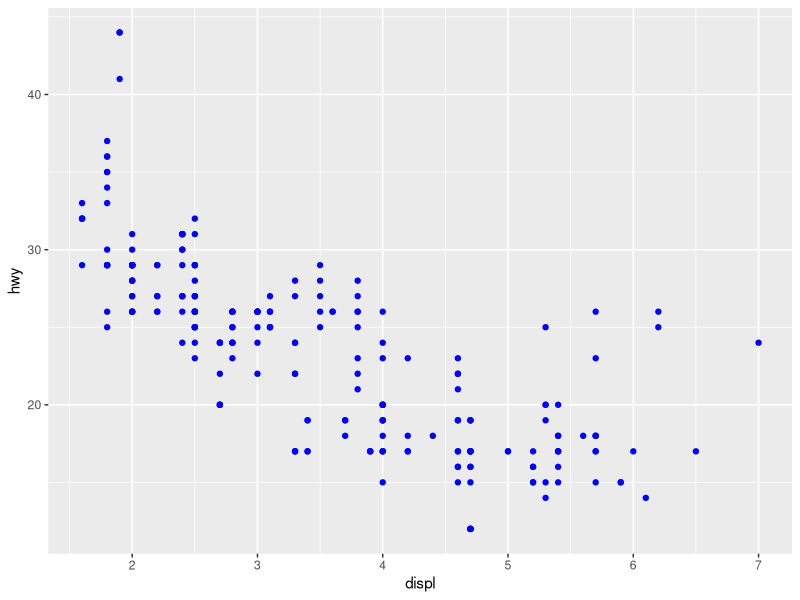
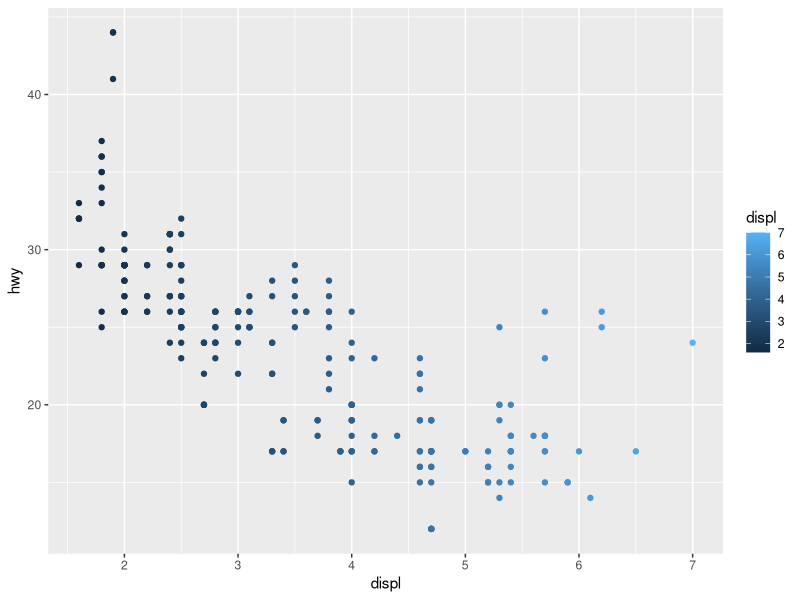
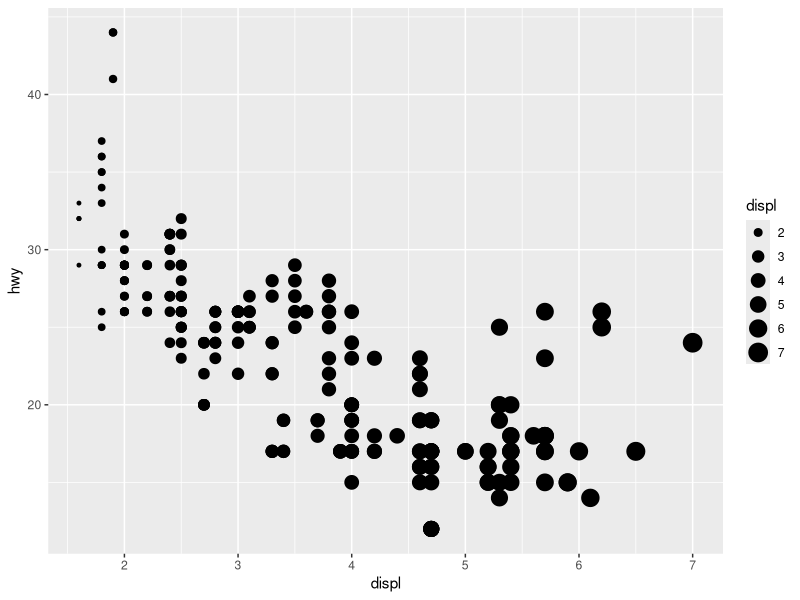

Generate these figures, in order, with R: (Note: this script raises an error after producing the figures.)
## Author: Jacqueline
## Exercises for Day Four
library(tidyverse)

# Section 3.3.1, exercises 1,2,3
ggplot(data = mpg) +
    geom_point(mapping = aes(x = displ, y = hwy), colour="blue")

?mpg
view(mpg)
str(mpg)
# Continuous: displ, year, cty, hwy,
# Categorical: manufacturer, model, trans, drv, fl, class, | cyl

# Continuous
ggplot(data = mpg) +
    geom_point(mapping = aes(x = displ, y = hwy, colour = displ))

ggplot(data = mpg) +
    geom_point(mapping = aes(x = displ, y = hwy, size = displ))

ggplot(data = mpg) +
    geom_point(mapping = aes(x = displ, y = hwy, shape = displ))

# Categorical
ggplot(data = mpg) +
    geom_bar(mapping = aes(x = hwy, fill = class))

ggplot(data = mpg) +
    geom_point(mapping = aes(x = displ, y = hwy, colour = class))

ggplot(data = mpg) +
    geom_point(mapping = aes(x = displ, y = hwy, size = class))

ggplot(data = mpg) +
    geom_point(mapping = aes(x = displ, y = hwy, shape = class))

# Section 3.5.1, exercises 1,4
ggplot(data = mpg) +
    geom_point(mapping = aes(x = displ, y = hwy)) +
    facet_wrap(~ cty)

#Read ?facet_wrap. What does nrow do? What does ncol do? What other options control the layout of the individual panels? Why doesn’t facet_grid() have nrow and ncol arguments?
?facet_wrap

#nrow and ncol let us control the ammount of rows and columns
# scales, space, shrink, switch, drop, dir, strip.position, axes, axis.labels
# the rows and columns are defined by the faceting variables

# Section 3.6.1, exercises 5 and 6
ggplot(data = mpg, mapping = aes(x = displ, y = hwy)) + 
  geom_point() + 
  geom_smooth()

ggplot() + 
  geom_point(data = mpg, mapping = aes(x = displ, y = hwy)) + 
  geom_smooth(data = mpg, mapping = aes(x = displ, y = hwy))

# Yes they will look the same, same data and mappings for both geom functions
# ggplot defines the data for the following geom functions

ggplot(data = mpg, mapping = aes(x = displ, y = hwy)) + 
  geom_point() + 
  geom_smooth()

ggplot(data = mpg, mapping = aes(x = displ, y = hwy, group = drv)) + 
  geom_point() + 
  geom_smooth()

ggplot(data = mpg, mapping = aes(x = displ, y = hwy, colour = drv, group = drv)) + 
  geom_point() + 
  geom_smooth()

ggplot(data = mpg, mapping = aes(x = displ, y = hwy)) + 
  geom_point(mapping = aes(x = displ, y = hwy, colour = drv)) + 
  geom_smooth()

ggplot(data = mpg) + 
  geom_point(mapping = aes(x = displ, y = hwy, colour = drv)) + 
  geom_smooth(mapping = aes(x = displ, y = hwy, linetype = drv))

ggplot(data = mpg) + 
  geom_point(mapping = aes(x = displ, y = hwy, fill = drv), shape = 21, colour = "white", stroke = 2)

# Section 3.8.1, exercises 1 and 2
# cty = city miles per gallon
# hwy = highway miles per gallon
# 
ggplot(data = mpg, mapping = aes(x = cty, y = hwy)) + 
  geom_point(position = "jitter")

ggplot(data = mpg, mapping = aes(x = cty, y = hwy)) + 
  geom_point() +
  geom_jitter(width = 0.25, height = 2)

# width and height

ggplot(data = mpg, mapping = aes(x = cty, y = hwy)) + 
  geom_point() +
  geom_jitter()

ggplot(data = mpg, mapping = aes(x = cty, y = hwy)) + 
  geom_point() +
  geom_count()
